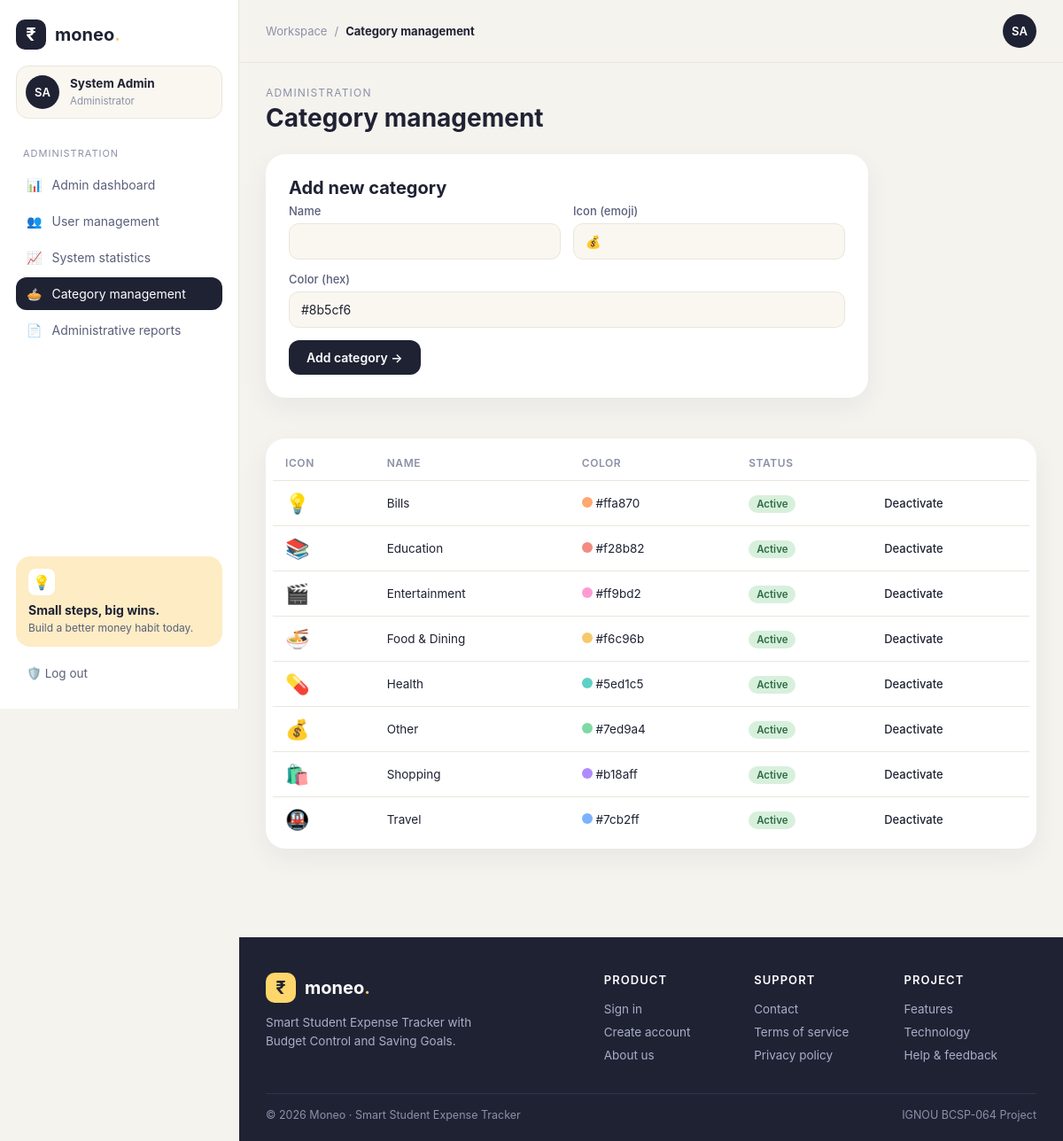
Screenshot of /admin/categories.php (signed in) with the database file from the repository.
### tables this page shows
CREATE TABLE categories (
    category_id   INT AUTO_INCREMENT PRIMARY KEY,
    category_name VARCHAR(60) NOT NULL UNIQUE,
    icon          VARCHAR(10) DEFAULT '💰',
    color         VARCHAR(30) DEFAULT '#8b5cf6',
    status        ENUM('active','inactive') NOT NULL DEFAULT 'active',
    created_at    TIMESTAMP DEFAULT CURRENT_TIMESTAMP
);

### includes/functions.php (called while the page is built, shortened)
<?php
function e(?string $s): string {
    return htmlspecialchars((string)$s, ENT_QUOTES, 'UTF-8');
}

### admin/categories.php (the view, shortened to what this page needs)
<?php
require_once __DIR__ . '/../config/db.php';
require_once __DIR__ . '/../includes/functions.php';
$cats = $pdo->query("SELECT * FROM categories ORDER BY status='active' DESC, category_name")->fetchAll();
$pageTitle='Category management'; $active='categories';
include __DIR__ . '/../includes/header.php';
?>
<div class="welcome-row"><div><p class="eyebrow">Administration</p><h1>Category management</h1></div></div>
<div class="form-card">
  <h2>Add new category</h2>
  <form method="post">
    <div class="form-row">
      <label>Name<input name="category_name" required></label>
      <label>Icon (emoji)<input name="icon" value="💰" maxlength="4"></label>
    </div>
    <label>Color (hex)<input name="color" value="#8b5cf6" placeholder="#8b5cf6"></label>
    <div class="form-actions"><button class="primary-btn" type="submit">Add category →</button></div>
  </form>
</div>
<div class="table-wrap" style="margin-top:22px">
  <table>
    <thead><tr><th>Icon</th><th>Name</th><th>Color</th><th>Status</th><th></th></tr></thead>
    <tbody>
    <?php foreach($cats as $c): ?>
      <tr>
        <td style="font-size:22px"><?= e($c['icon']) ?></td>
        <td><?= e($c['category_name']) ?></td>
        <td><span class="legend-dot" style="background:<?= e($c['color']) ?>;display:inline-block"></span> <?= e($c['color']) ?></td>
        <td><span class="badge <?= $c['status']==='active'?'active':'blocked' ?>"><?= ucfirst($c['status']) ?></span></td>
        <td>
          <form method="post" style="display:inline">
            <button name="action" value="toggle" class="text-btn"><?= $c['status']==='active'?'Deactivate':'Activate' ?></button>
          </form>
        </td>
      </tr>
    <?php endforeach; ?>
    </tbody>
  </table>
</div>
<?php include __DIR__ . '/../includes/footer.php'; ?>

### includes/header.php (shortened to what this page needs)
<?php
require_once __DIR__ . '/functions.php';
$role   = $_SESSION['role'];
$active = $active ?? '';
$name   = $_SESSION['fullname'];
$initials = strtoupper(substr($name,0,1) . substr(strstr($name,' ') ?: ' ',1,1));
$base = $role === 'admin' ? '../admin' : '../student';
?>
<!DOCTYPE html>
<html lang="en">
<head>
<link rel="stylesheet" href="/smart-expense-tracker/assets/css/style.css">
</head>
<body>
<main class="app-shell">
  <aside class="sidebar" id="sidebar">
    <div class="sidebar-head">
      <div class="brand"><div class="brand-mark">₹</div><span>moneo<span class="brand-dot">.</span></span></div>
    </div>
    <div class="profile-chip">
      <div class="avatar"><?= e($initials) ?></div>
      <div><strong><?= e($name) ?></strong><span><?= $role==='admin'?'Administrator':'Student account' ?></span></div>
    </div>
    <nav class="main-nav">
      <?php if ($role === 'student'): ?>
        <p class="nav-kicker">Student workspace</p>
        <a class="nav-item <?= $active==='overview'?'active':'' ?>"  href="<?= $base ?>/dashboard.php">🏠 <span>Overview</span></a>
        <a class="nav-item <?= $active==='expenses'?'active':'' ?>" href="<?= $base ?>/expenses.php">💳 <span>Expenses</span></a>
        <a class="nav-item <?= $active==='budget'?'active':'' ?>"   href="<?= $base ?>/budget.php">📊 <span>Budget</span></a>
        <a class="nav-item <?= $active==='goals'?'active':'' ?>"    href="<?= $base ?>/goals.php">🎯 <span>Saving goals</span></a>
        <a class="nav-item <?= $active==='reports'?'active':'' ?>"  href="<?= $base ?>/reports.php">📈 <span>Reports</span></a>
        <p class="nav-kicker second">Account</p>
        <a class="nav-item <?= $active==='profile'?'active':'' ?>" href="<?= $base ?>/profile.php">👤 <span>Profile</span></a>
      <?php else: ?>
        <p class="nav-kicker">Administration</p>
        <a class="nav-item <?= $active==='admin_dash'?'active':'' ?>"  href="<?= $base ?>/dashboard.php">📊 <span>Admin dashboard</span></a>
        <a class="nav-item <?= $active==='users'?'active':'' ?>"      href="<?= $base ?>/users.php">👥 <span>User management</span></a>
        <a class="nav-item <?= $active==='stats'?'active':'' ?>"      href="<?= $base ?>/statistics.php">📈 <span>System statistics</span></a>
        <a class="nav-item <?= $active==='categories'?'active':'' ?>" href="<?= $base ?>/categories.php">🥧 <span>Category management</span></a>
        <a class="nav-item <?= $active==='admin_reports'?'active':'' ?>" href="<?= $base ?>/reports.php">📄 <span>Administrative reports</span></a>
      <?php endif; ?>
    </nav>
    <div class="sidebar-bottom">
      <div class="help-card">
        <div class="help-icon">💡</div>
        <strong>Small steps, big wins.</strong>
        <p>Build a better money habit today.</p>
      </div>
      <a class="logout" href="/smart-expense-tracker/auth/logout.php">🛡️ Log out</a>
    </div>
  </aside>
  <section class="content-area">
    <header class="topbar">
      <div class="breadcrumb"><span>Workspace</span><span>/</span><strong><?= e($pageTitle ?? '') ?></strong></div>
      <div class="top-actions">
        <div class="top-avatar"><?= e($initials) ?></div>
      </div>
    </header>
    <div class="page-content">

### includes/footer.php (shortened to what this page needs)
    </div>
    <?php include __DIR__ . '/site_footer.php'; ?>
  </section>
</main>
</body>
</html>

### includes/site_footer.php
<?php
$root = '/smart-expense-tracker';
?>
<footer class="site-footer">
  <div class="footer-inner">
    <div class="footer-brand">
      <div class="brand">
        <div class="brand-mark">₹</div>
        <span>moneo<span class="brand-dot">.</span></span>
      </div>
      <p>Smart Student Expense Tracker with Budget Control and Saving Goals.</p>
    </div>
    <div class="footer-cols">
      <div>
        <h4>Product</h4>
        <a href="<?= $root ?>/auth/login.php">Sign in</a>
        <a href="<?= $root ?>/auth/register.php">Create account</a>
        <a href="<?= $root ?>/pages/about.php">About us</a>
      </div>
      <div>
        <h4>Support</h4>
        <a href="<?= $root ?>/pages/contact.php">Contact</a>
        <a href="<?= $root ?>/pages/terms.php">Terms of service</a>
        <a href="<?= $root ?>/pages/terms.php#privacy">Privacy policy</a>
      </div>
      <div>
        <h4>Project</h4>
        <a href="<?= $root ?>/pages/about.php#features">Features</a>
        <a href="<?= $root ?>/pages/about.php#tech">Technology</a>
        <a href="<?= $root ?>/pages/contact.php">Help &amp; feedback</a>
      </div>
    </div>
  </div>
  <div class="footer-bottom">
    <span>© <?= date('Y') ?> Moneo · Smart Student Expense Tracker</span>
    <span>IGNOU BCSP-064 Project</span>
  </div>
</footer>

### rows the page displays
categories: icon "💡", category_name "Bills", color "#ffa870", status "Active", shows "Deactivate"
categories: icon "📚", category_name "Education", color "#f28b82", status "Active", shows "Deactivate"
categories: icon "🎬", category_name "Entertainment", color "#ff9bd2", status "Active", shows "Deactivate"
categories: icon "🍜", category_name "Food & Dining", color "#f6c96b", status "Active", shows "Deactivate"
categories: icon "💊", category_name "Health", color "#5ed1c5", status "Active", shows "Deactivate"
categories: icon "💰", category_name "Other", color "#7ed9a4", status "Active", shows "Deactivate"
categories: icon "🛍️", category_name "Shopping", color "#b18aff", status "Active", shows "Deactivate"
categories: icon "🚇", category_name "Travel", color "#7cb2ff", status "Active", shows "Deactivate"

### other values shown
$initials "SA"
$name "System Admin"
$pageTitle "Category management"
